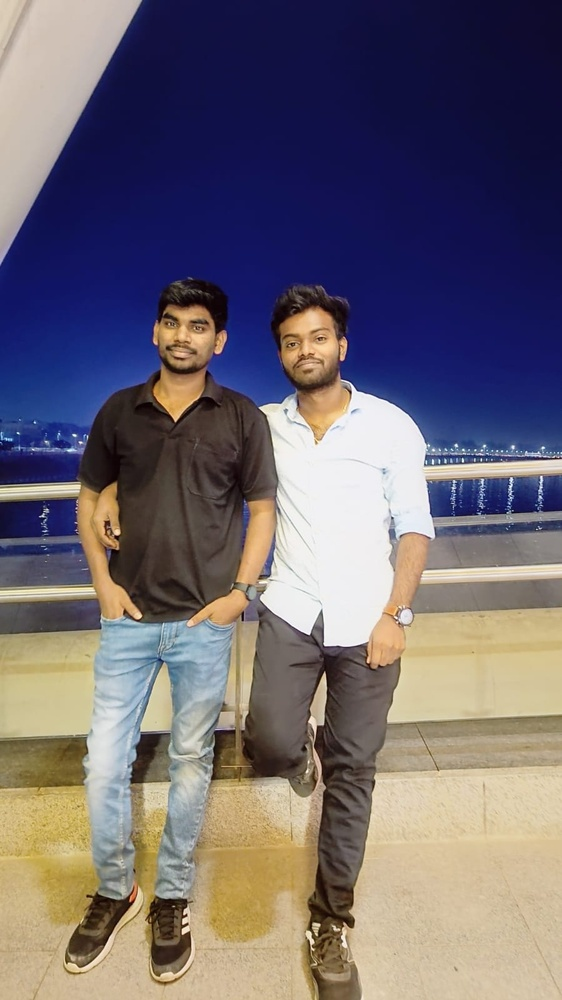
#> input picture FaceDetection-OpenCV Project - 0/image.jpeg, 562 x 1000 px, shrunk from 900 x 1600 before the run
$ python ImageDetection.py
#> lines starting #> are read from the running program, lines starting #| are printed output that depends on the picture; after the words box and inside, x2 and y2 are one past the last pixel; in counts of white or black regions, pixels touching at a corner belong together

import cv2
import os

def Image(img):

    face_cascade = cv2.CascadeClassifier('face_read.xml')

    # reads frames from a camera
    img = cv2.imread(img)
#> img is the input picture: shape (1000, 562, 3); mean B, G, R 112.6, 103.4, 110.6

    # convert to gray scale of each frames
    gray = cv2.cvtColor(img, cv2.COLOR_BGR2GRAY)
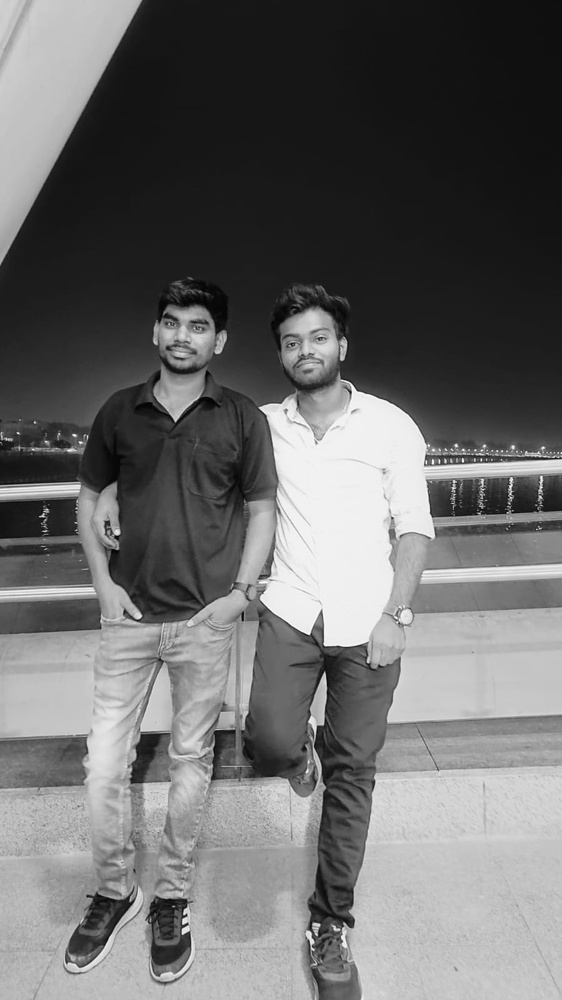
#> gray: shape (1000, 562); min 2, max 254, mean 106.6

    # Detects faces of different sizes in the input image
    faces = face_cascade.detectMultiScale(gray, 1.3,10)
#> faces = [[148, 298, 70, 70], [272, 313, 68, 68]]

    for (x,y,w,h) in faces:
        # To draw a rectangle in a face
        cv2.rectangle(img,(x,y),(x+w,y+h),(255,255,0),2)

        #Saving the detected face in the Live Stream
        cv2.imwrite(os.getcwd()+"\imagedetected.jpg", img[y:y+h, x:x+w])
#> this loop made 2 passes
#> pass 1, in Image, `cv2.imwrite(os.getcwd()+"\imagedetected.jpg", img[y:y+h, x:x+w])`:
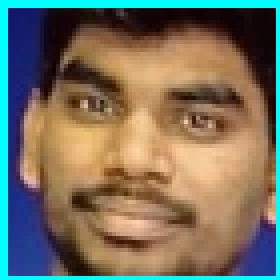
#> saved as imagedetected.jpg: shape (70, 70, 3) (shown 4 times larger); mean B, G, R 95.5, 112.4, 119
#> pass 2, in Image, `cv2.imwrite(os.getcwd()+"\imagedetected.jpg", img[y:y+h, x:x+w])`:
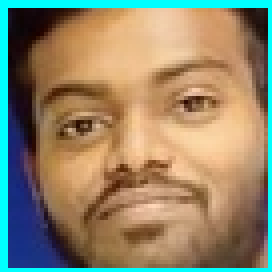
#> saved as imagedetected.jpg: shape (68, 68, 3) (shown 4 times larger); mean B, G, R 106.5, 133.2, 144.7
#> after the loop:
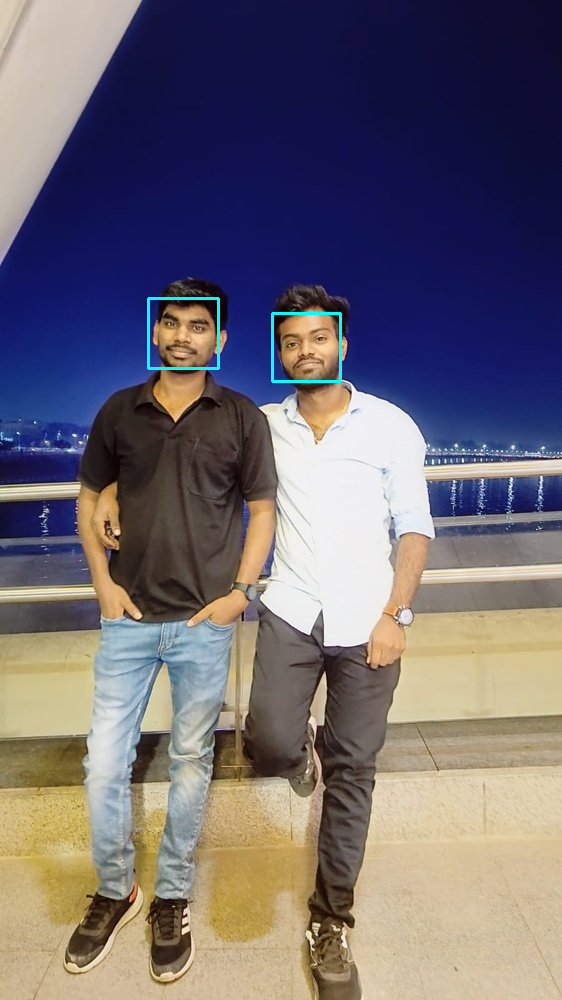
#> img: shape (1000, 562, 3); 0.29% of pixels changed, all inside (x1, y1, x2, y2) = (147, 297, 342, 383)

    # Display an image in a window
    cv2.imshow('img',img)

    cv2.waitKey(0)
    # De-allocate any associated memory usage
    cv2.destroyAllWindows()

if __name__ == "__main__":
    Image(os.getcwd()+"/image.jpeg")
